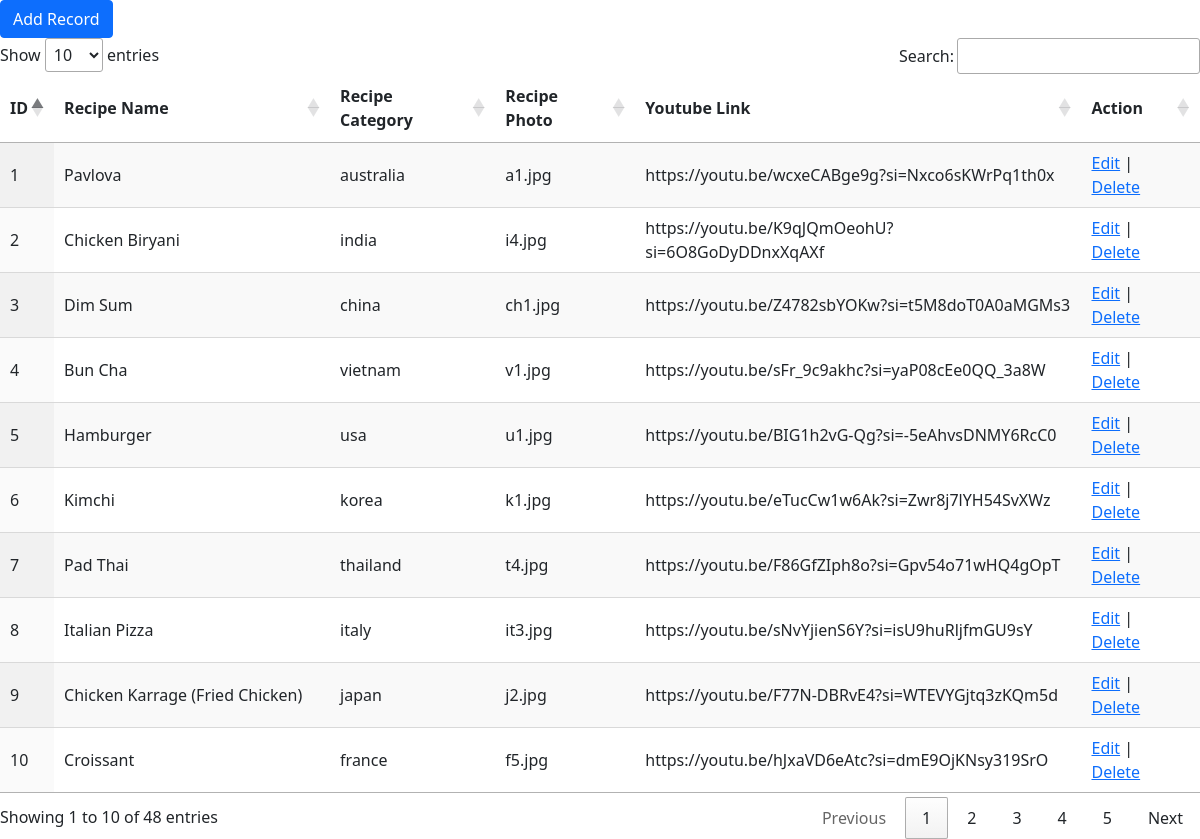
The page /listing_recipe.php on the database its author committed.
### tables this page shows
CREATE TABLE `tbl_recipe` (
  `id` int(255) NOT NULL,
  `r_name` varchar(255) NOT NULL,
  `r_category` varchar(255) NOT NULL,
  `r_desc` varchar(7000) NOT NULL,
  `r_photo` varchar(255) NOT NULL,
  `r_youtube` varchar(255) NOT NULL
);

### listing_recipe.php (the view, shortened to what this page needs)
<?php
global $conn;
 $query=mysqli_query($conn,"SELECT * FROM  `tbl_recipe`");
 $recipe=array();
 	while($result=mysqli_fetch_assoc($query)){
 	$recipe[]=$result;
 	}
 ?>
 <!DOCTYPE html>
 <html>
 <head>
 	<link href="https://cdn.jsdelivr.net/npm/bootstrap@5.0.2/dist/css/bootstrap.min.css" rel="stylesheet">
 </head>
 <body>
 	<a href="add_recipe.php" class="btn btn-primary">Add Record</a>
 <form>
 	<table id="example" class="display" style="width:100%">
        <thead>
            <tr>
            	<th>ID</th>
                <th>Recipe Name</th>
                <th>Recipe Category</th>
                <th>Recipe Photo</th>
                <th>Youtube Link</th>
                <th>Action</th>
            </tr>
        </thead>
        <tbody>
        	<?php $i=1; foreach ($recipe as $a) { ?>
        	 <tr>
            	<td><?php echo $i; ?></td>
                <td><?php echo $a['r_name']; ?></td>
                <td><?php echo $a['r_category']; ?></td>
                <td><?php echo $a['r_photo']; ?></td>
                <td><?php echo $a['r_youtube'] ?></td>
                <td><a href="edit_recipe.php?id=<?php echo $a['id']; ?>">Edit</a>&nbsp|&nbsp <a href="delete_recipe.php?id=<?php echo $a['id']; ?>">Delete</a></td>
            </tr>
        <?php $i++;} ?>
        </tbody>
 </form>
<link rel="stylesheet" type="text/css" href="https://cdn.datatables.net/1.12.1/css/jquery.dataTables.min.css">
 </body>
 </html>

### rows shown on the page
tbl_recipe: r_name "Pavlova", r_category "australia", r_photo "a1.jpg", r_youtube "https://youtu.be/wcxeCABge9g?si=Nxco6sKWrPq1th0x"
tbl_recipe: r_name "Chicken Biryani", r_category "india", r_photo "i4.jpg", r_youtube "https://youtu.be/K9qJQmOeohU?si=6O8GoDyDDnxXqAXf"
tbl_recipe: r_name "Dim Sum", r_category "china", r_photo "ch1.jpg", r_youtube "https://youtu.be/Z4782sbYOKw?si=t5M8doT0A0aMGMs3"
tbl_recipe: r_name "Bun Cha", r_category "vietnam", r_photo "v1.jpg", r_youtube "https://youtu.be/sFr_9c9akhc?si=yaP08cEe0QQ_3a8W"
tbl_recipe: r_name "Hamburger", r_category "usa", r_photo "u1.jpg", r_youtube "https://youtu.be/BIG1h2vG-Qg?si=-5eAhvsDNMY6RcC0"
tbl_recipe: r_name "Kimchi", r_category "korea", r_photo "k1.jpg", r_youtube "https://youtu.be/eTucCw1w6Ak?si=Zwr8j7lYH54SvXWz"
tbl_recipe: r_name "Pad Thai", r_category "thailand", r_photo "t4.jpg", r_youtube "https://youtu.be/F86GfZIph8o?si=Gpv54o71wHQ4gOpT"
tbl_recipe: r_name "Italian Pizza", r_category "italy", r_photo "it3.jpg", r_youtube "https://youtu.be/sNvYjienS6Y?si=isU9huRljfmGU9sY"
tbl_recipe: r_name "Chicken Karrage (Fried Chicken)", r_category "japan", r_photo "j2.jpg", r_youtube "https://youtu.be/F77N-DBRvE4?si=WTEVYGjtq3zKQm5d"
tbl_recipe: r_name "Croissant", r_category "france", r_photo "f5.jpg", r_youtube "https://youtu.be/hJxaVD6eAtc?si=dmE9OjKNsy319SrO"
